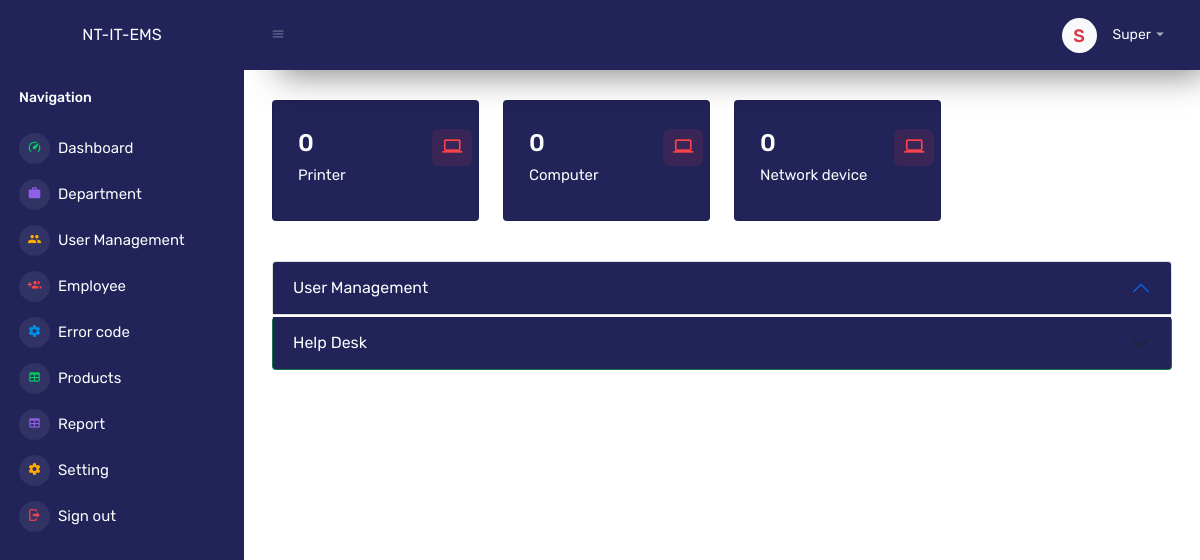
The app's page /dashboard/ (signed in), older data.
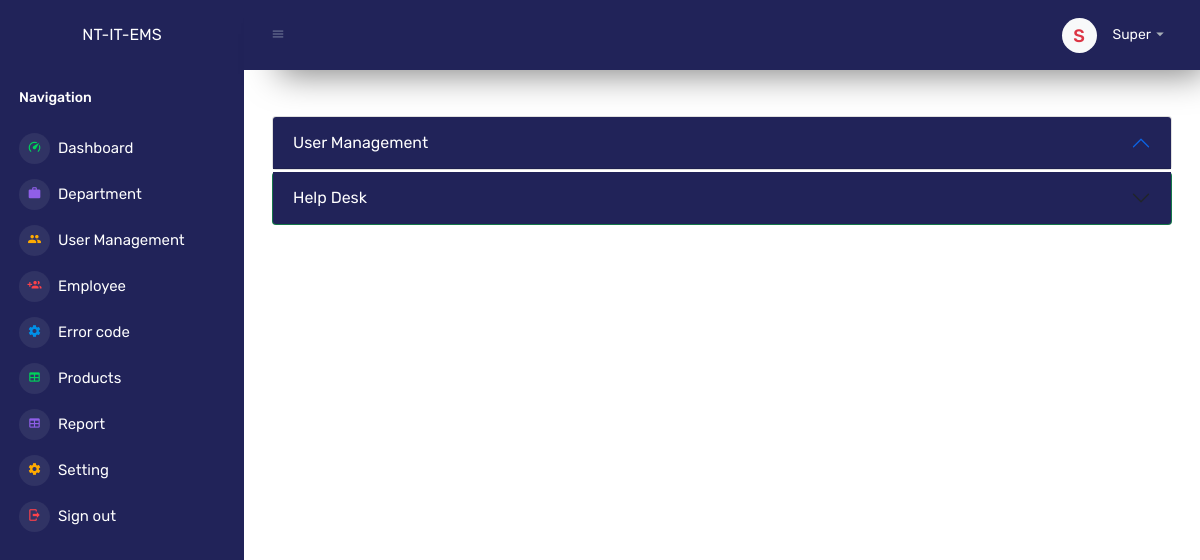
The same page, newer data.
### tables this page shows
CREATE TABLE IF NOT EXISTS `item` (
  `id` int NOT NULL AUTO_INCREMENT,
  `item` varchar(255) NOT NULL,
  `date` timestamp NULL DEFAULT CURRENT_TIMESTAMP,
  PRIMARY KEY (`id`)
);

### dashboard/index.php (the view, shortened to what the changed rows need)
<?php
$userType = $_SESSION['userType'];
$uid = $_SESSION['userinfo'];
$connect = new dbConnect();
$db = $connect->dbConnection();
$stm = $db->prepare("SELECT * FROM users WHERE uid='$uid'");
$stm->execute();
$userInfo = $stm->fetch(PDO::FETCH_ASSOC);
$results_per_page = 10;
if (!isset($_GET['page'])) {
  $page = 1;
} else {
  $page = $_GET['page'];
}
$starting_limit = ($page - 1) * $results_per_page;
$status = ['open', 'done', 'waiting', 'out source'];
?>
<!DOCTYPE html>
<html lang="en">
<head>
    <link rel="stylesheet" href="../assets/vendors/mdi/css/materialdesignicons.min.css">
    <link rel="stylesheet" href="../assets/vendors/css/vendor.bundle.base.css">
    <link rel="stylesheet" href="../assets/vendors/jvectormap/jquery-jvectormap.css">
    <link rel="stylesheet" href="../assets/vendors/flag-icon-css/css/flag-icon.min.css">
    <link rel="stylesheet" href="../assets/vendors/owl-carousel-2/owl.carousel.min.css">
    <link rel="stylesheet" href="../assets/vendors/owl-carousel-2/owl.theme.default.min.css">
    <link rel="stylesheet" href="../assets/css/style.css">
    <link rel="stylesheet" href="https://cdn.datatables.net/2.0.3/css/dataTables.dataTables.css">
</head>
<body>
    <div class="container-scroller">
        <div class="container-fluid page-body-wrapper">
<div class="main-panel">
  <div class="content-wrapper" style="background-color: #ffff;">
    <div class="row">
      <?php
      $stm = $db->prepare("SELECT * FROM item");
      $stm->execute();
      foreach ($stm->fetchAll() as $item) { ?>
        <div class="col-xl-3 col-sm-6 grid-margin stretch-card">
          <div class="card" style="background-color: #212359; color: #ffff;">
            <div class="card-body">
              <div class="row">
                <div class="col-9">
                  <div class="d-flex align-items-center align-self-start">
                    <h3 class="mb-0">
                      <?php
                        $items = $item['item'];
                        $stm = $db->prepare("SELECT * FROM product WHERE item ='$items'");
                        $stm->execute();
                        echo  $stm->rowCount() > 0 ?  $stm->rowCount() : 0;
                      ?>
                    </h3>
                  </div>
                </div>
                <div class="col-3">
                  <div class="icon icon-box-danger ">
                    <span class="mdi mdi-laptop icon-item"></span>
                  </div>
                </div>
              </div>
              <h6 class="text font-weight-normal" style="color: #ffff;"><?php echo $item['item'] ?></h6>
            </div>
          </div>
        </div>
      <?php } ?>
    </div>
    <?php
    if ($userType === 'ICT') { ?>
      <div class="row ">
        <div class="col-12 grid-margin">
          <div class="card" style="background-color: #212359; color: #ffff;">
            <div class="card-body">
              <h4 class="card-title">Help Desk </h4>
              <div class="table-responsive">
                <table class="table" id="myTable" style="color: #ffff;">
                  <thead>
                    <tr>
                      <th class="text-light"> # </th>
                      <th class="text-light"> Error Code </th>
                      <th class="text-light"> Error Type </th>
                      <th class="text-light"> Department </th>
                      <th class="text-light"> Subject </th>
                      <th class="text-light"> Created By </th>
                      <th class="text-light"> From </th>
                      <th class="text-light"> Created </th>
                      <th class="text-light"> Status </th>
                      <th class="text-light"> End Time </th>
                      <th class="text-light"> Cause </th>
                    </tr>
                  </thead>
                  <tbody>
                    <?php
                    $no = 0;
                    $stm = $db->prepare("SELECT * FROM helpdesk ORDER BY create_time DESC LIMIT $starting_limit, $results_per_page");
                    $stm->execute();
                    foreach ($stm->fetchAll() as $users):
                      if ($users['by_who'] !== $userInfo['username'] && $users['by_who'] !== 'all') continue;
                      $type = $users['error_type'];
                      $stm = $db->prepare("SELECT * FROM error WHERE error_type = '$type'");
                      $stm->execute();
                      $error = $stm->fetch(PDO::FETCH_ASSOC);
                      $no = $no + 1;
                    ?>
                      <tr>
                        <td> <?php echo $no ?> </td>
                        <td> <?php echo $error['error_code'] ? $error['error_code'] : '' ?> </td>
                        <!-- <td>
                        <?php if ($users['screenshot']) { ?>
                          <img src="<?php echo $users['screenshot'] ?>" alt="image" id="screenshot" onclick="viewScreenSot('<?php echo $users['screenshot'] ?>')" />
                        <?php } else {
                        ?>
                          <div class="badge badge-outline-warning">No screenshot</div>
                        <?php
                        } ?>
                      </td> -->
                        <td>
                          <?php echo $users['error_type'] ?>
                        </td>
                        <td> <?php echo $users['dep'] ?> </td>
                        <td> <?php echo $users['subject'] ?> </td>
                        <td> <?php echo $users['fname'] ?> </td>
                        <td> <?php echo $users['location'] ?> </td>
                        <td> <?php echo $users['create_time'] ?> </td>
                        <td>
                          <?php
                          if ($users['cause'] === '') {
                          ?>
                            <style>
                              .status-container {
                                display: grid;
                                grid-template-columns: 1fr 1fr;
                                grid-template-rows: 1fr 1fr;
                                grid-template-areas: 'status selector'
                                  'cause cause';
                                gap: 10px;
                              }
                              .cause {
                                grid-area: cause;
                              }
                              .status {
                                grid-area: status;
                              }
                              .selector {
                                grid-area: selector;
                              }
                            </style>
                          <?php
                          } else {
                          ?>
                            <style>
                              .status-container {
                                display: flex;
                                gap: 5px;
                              }
                            </style>
                          <?php
                          } ?>
                          <?php
                          if ($users['status'] !== 'done') {
                            if ($users['status'] !== 'send') {
                          ?>
                              <div class="status-container">
                                <div class="status badge badge-outline-<?php if ($users['status'] === 'out source') echo 'danger';
                                                                        if ($users['status'] === 'waiting') echo 'warning';
                                                                        if ($users['status'] === 'open') echo 'info' ?>"><?php echo $users['status'] ?></div>
                                <button type="button" class="btn btn-danger cause" style="display: <?php echo $users['cause'] === '' ? 'block' : 'none' ?> ;" data-bs-toggle="modal" data-bs-target="#basicModal" onclick="setIssueID('<?php echo $users['issue_id'] ?>')">
                                  Insert cause
                                </button>
                              <?php
                            }
                              ?>
                              <div class="dropdown selector">
                                <button class="btn btn-outline-primary dropdown-toggle" type="button" id="dropdownMenuOutlineButton1" data-bs-toggle="dropdown" aria-haspopup="true" aria-expanded="false"> Status </button>
                                <div class="dropdown-menu" aria-labelledby="dropdownMenuOutlineButton1">
                                  <?php
                                  foreach ($status as $key => $value) {
                                    if ($users['status'] === $value) continue;
                                  ?>
                                    <a class="dropdown-item" href="../backend/responeHelpDesk.php?id=<?php echo $users['issue_id'] ?>&status=<?php echo $value ?>"><?php echo ucwords($value) ?></a>
                                  <?php
                                  }
                                  ?>
                                </div>
                              </div>
                            <?php
                          } else { ?>
                              <div class="badge badge-outline-success">Done</div>
                            <?php
                          }
                            ?>
                              </div>
                        </td>
                        <td>
                          <?php
                          if ($users['work_start'] && $users['work_end']) {
                            $start = $users['work_start'] ? $users['work_start'] : $users['create_time'];
                            echo time_ago_def($users['work_start'], $users['work_end']);
                          }
                          ?>
                        </td>
                        <td>
                        <td> <?php echo $users['cause'] ?> </td>
                        </td>
                      </tr>
                    <?php
                    endforeach;
                    ?>
                  </tbody>
                </table>
              </div>
              <?php
              $tableName = "helpdesk";
              require('pagination.php');
              ?>
            </div>
          </div>
        </div>
      </div>
    <?php
    } else if ($userType === 'super') {
    ?>
      <div class="accordion mt-3" id="accordionExample">
        <div class="card accordion-item active">
          <h2 class="accordion-header" id="headingOne" style="color: #ffff;">
            <button type="button" class="accordion-button" data-bs-toggle="collapse" data-bs-target="#accordionOne" aria-expanded="true" aria-controls="accordionOne" style="background-color: #212359; color: #ffff;">
              User Management
            </button>
          </h2>
        </div>
        <div class=" accordion-item card bg-success" style="margin-top: 2px;">
          <h2 class="accordion-header" id="headingTwo">
            <button type="button" class="accordion-button collapsed" data-bs-toggle="collapse" data-bs-target="#accordionTwo" aria-expanded="false" aria-controls="accordionTwo" style="background-color: #212359; color: #ffff;">
              Help Desk
            </button>
          </h2>
        </div>
      </div>
    <?php
    }
    ?>
  </div>
</div>
</div>
</div>
</body>
</html>

Row changes from the older to the newer data that the page shows:
removed item: item "Printer"
removed item: item "Computer"
removed item: item "Network device"
